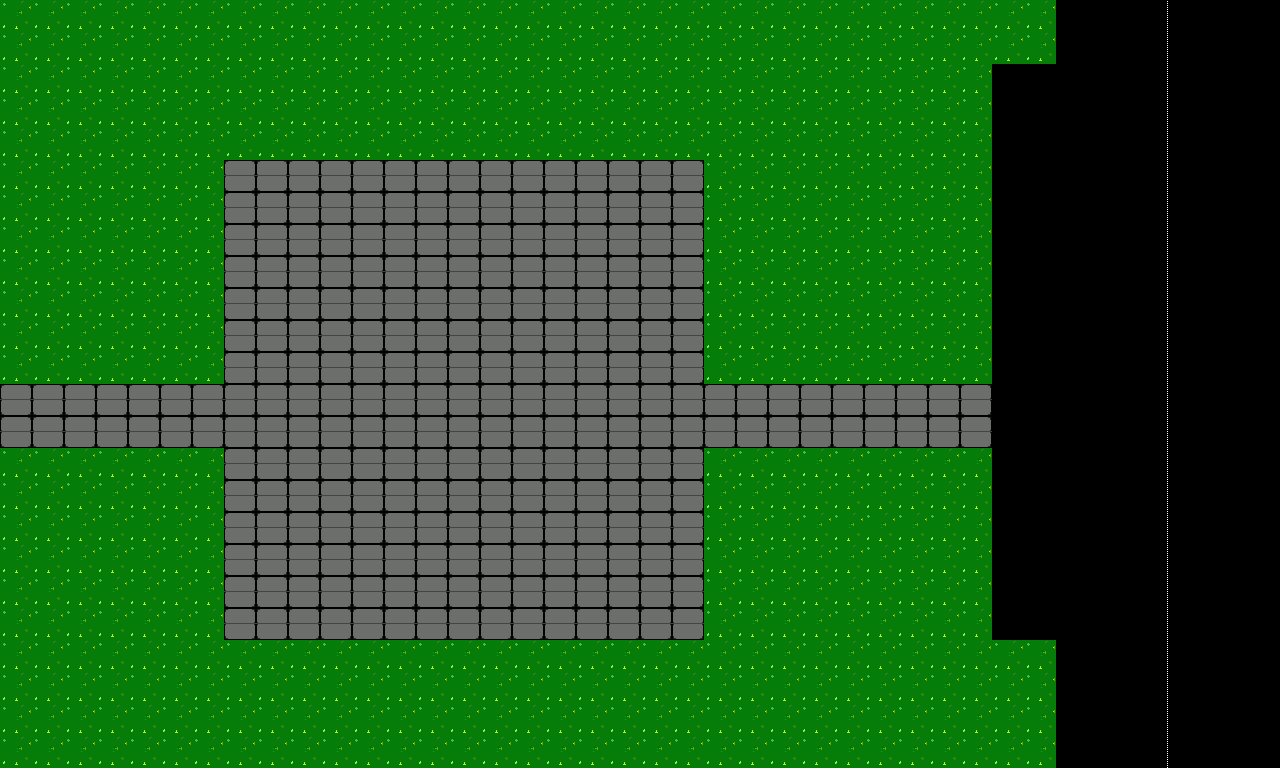

The image is a tile-based game level rendered from a .tmx file. Its description and source (layers, tilesets, objects; grid data summarised) follow:
An orthogonal 40x24 tile map with 32x32 px tiles, 1 tile layer (Tile Layer 1) and 4 objects.

<map version="1.0" orientation="orthogonal" width="40" height="24" tilewidth="32" tileheight="32">
 <tileset firstgid="1" name="tiletown" tilewidth="32" tileheight="32">
  <image source="tiletown.png" width="128" height="32" />
 </tileset>
 <layer name="Tile Layer 1" width="40" height="24">
  <data>[960 cells, 960 non-empty, 4 distinct tile ids]</data>
 </layer>
 <objectgroup name="collision" width="40" height="24">
  <object x="0" y="-1" width="1278" height="21" />
  <object x="1" y="21" width="10" height="747" />
  <object x="13" y="760" width="1266" height="10" />
  <object x="1270" y="19" width="9" height="741" />
 </objectgroup>
</map>
